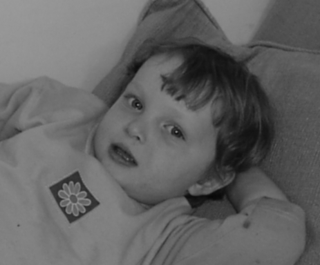
//> input picture 资料/colorization/example.bmp, 320 x 265 px
$ ./ImageFeatures colorization/example.bmp colorization/example.bmp   (built with g++ and OpenCV 4, older OpenCV classes emulated)
//> lines starting //> are read from the running program, lines starting //| are printed output that depends on the picture
#include "opencv2/highgui/highgui.hpp"
#include "opencv2/calib3d/calib3d.hpp"
#include "opencv2/imgproc/imgproc.hpp"
#include "opencv2/features2d/features2d.hpp"
#include "opencv2/nonfree/nonfree.hpp"

#include <iostream>

using namespace cv;
using namespace std;

static void help(char** argv)
{
    cout << "\n展示了两张图像之间的特征点提取和匹配方法，并利用RANSAC进行几何校验.\n" << argv[0] << "[image1] [image2]\n" << endl;
}

const string winName = "Correspondences";

enum { NONE_FILTER = 0, CROSS_CHECK_FILTER = 1 };

//简单单向匹配
static void simpleMatching( Ptr<DescriptorMatcher>& descriptorMatcher,
                     const Mat& descriptors1, const Mat& descriptors2,
                     vector<DMatch>& matches12 )
{
    vector<DMatch> matches;
    descriptorMatcher->match( descriptors1, descriptors2, matches12 );
}

//双向匹配，即如果第一张图像中的特征F1，能够在第二张图像中寻找到特征F2与之匹配，表示单向匹配上
//如果同时第二张图像的F2也能在第一张图像中寻找到F1，那么F1和F2实现了双向匹配（准确性更高）
static void crossCheckMatching( Ptr<DescriptorMatcher>& descriptorMatcher,
                         const Mat& descriptors1, const Mat& descriptors2,
                         vector<DMatch>& filteredMatches12, int knn=1 )
{
    filteredMatches12.clear();
    vector<vector<DMatch> > matches12, matches21;
    descriptorMatcher->knnMatch( descriptors1, descriptors2, matches12, knn );
    descriptorMatcher->knnMatch( descriptors2, descriptors1, matches21, knn );
    for( size_t m = 0; m < matches12.size(); m++ )
    {
        bool findCrossCheck = false;
        for( size_t fk = 0; fk < matches12[m].size(); fk++ )
        {
            DMatch forward = matches12[m][fk];

            for( size_t bk = 0; bk < matches21[forward.trainIdx].size(); bk++ )
            {
                DMatch backward = matches21[forward.trainIdx][bk];
                if( backward.trainIdx == forward.queryIdx )
                {
                    filteredMatches12.push_back(forward);
                    findCrossCheck = true;
                    break;
                }
            }
            if( findCrossCheck ) break;
        }
    }
}

int main(int argc, char** argv)
{
    if( argc != 3)
    {
        help(argv);
        return -1;
    }

    cv::initModule_nonfree();

    double ransacReprojThreshold = -1;

    cout << "< 创建特征、描述和匹配类型 ..." << endl;
    Ptr<FeatureDetector> detector = FeatureDetector::create( "SIFT" );
    Ptr<DescriptorExtractor> descriptorExtractor = DescriptorExtractor::create( "SIFT" );
    Ptr<DescriptorMatcher> descriptorMatcher = DescriptorMatcher::create( "BruteForce" );
    int mactherFilterType = CROSS_CHECK_FILTER;

	if( detector.empty() || descriptorExtractor.empty() || descriptorMatcher.empty()  )
    {
        cout << "错误参数" << endl;
        return -1;
    }

    cout << "< 读取图像..." << endl;
    Mat img1 = imread(argv[1]);
//> img1 is the input picture: 265 rows x 320 cols, CV_8UC3; min 7, max 154, mean 98.8
    Mat img2 = imread(argv[2] );

	cout << ">" << endl;

    if( img1.empty() || img2.empty())
    {
        cout << "读取错误" << endl;
        return -1;
    }

    cout << endl << "< 提取第一张图像特征点..." << endl;
    vector<KeyPoint> keypoints1;
    detector->detect( img1, keypoints1 );
//> keypoints1 = 147 keypoints; strongest (x, y, size): (71, 218, 5.9), (138, 138, 2.2), (208, 67, 37.4), (95, 203, 5.5)
    cout << keypoints1.size() << " points" << endl << ">" << endl;
//| 147 points
//| >

    cout << "< 计算第一张图像特征点描述..." << endl;
    Mat descriptors1;
    descriptorExtractor->compute( img1, keypoints1, descriptors1 );
    cout << ">" << endl;

	cout << endl << "< 提取第二张图像特征点..." << endl;
    vector<KeyPoint> keypoints2;
    detector->detect( img2, keypoints2 );
//> keypoints2 has the same summary as keypoints1
    cout << keypoints2.size() << " points" << endl << ">" << endl;
//| 147 points
//| >

    cout << "< 计算第二张图像特征点描述..." << endl;
    Mat descriptors2;
    descriptorExtractor->compute( img2, keypoints2, descriptors2 );
    cout << ">" << endl;

	cout << "< 匹配特征点..." << endl;
    vector<DMatch> filteredMatches;
    switch( mactherFilterType )
    {
    case CROSS_CHECK_FILTER :
        crossCheckMatching( descriptorMatcher, descriptors1, descriptors2, filteredMatches, 1 );
//> in crossCheckMatching, `descriptorMatcher->knnMatch( descriptors1, descriptors2, matches12, kn..`: matches12 = 147 matches
//> the loop in crossCheckMatching, `for( size_t m = 0; m < matches12.size(); m++ )` made 147 passes
//> filteredMatches = 147 matches
        break;
    default :
        simpleMatching( descriptorMatcher, descriptors1, descriptors2, filteredMatches );
    }
    cout << ">" << endl;


	Mat H12;
    vector<int> queryIdxs( filteredMatches.size() ), trainIdxs( filteredMatches.size() );

	if( ransacReprojThreshold >= 0 )
    {
        cout << "< 计算RANSAC投影矩阵..." << endl;

		for( size_t i = 0; i < filteredMatches.size(); i++ )
		{
			queryIdxs[i] = filteredMatches[i].queryIdx;
			trainIdxs[i] = filteredMatches[i].trainIdx;
		}

        vector<Point2f> points1; KeyPoint::convert(keypoints1, points1, queryIdxs);
        vector<Point2f> points2; KeyPoint::convert(keypoints2, points2, trainIdxs);
        H12 = findHomography( Mat(points1), Mat(points2), CV_RANSAC, ransacReprojThreshold );
        cout << ">" << endl;
    }

	Mat drawImg;
    if( !H12.empty() )
    {
		cout << "< 根据RANSAC投影矩阵，过滤错误匹配..." << endl;
        vector<char> matchesMask( filteredMatches.size(), 0 );
        vector<Point2f> points1; KeyPoint::convert(keypoints1, points1, queryIdxs);
        vector<Point2f> points2; KeyPoint::convert(keypoints2, points2, trainIdxs);
        Mat points1t; perspectiveTransform(Mat(points1), points1t, H12);

        double maxInlierDist = ransacReprojThreshold < 0 ? 3 : ransacReprojThreshold;
        for( size_t i1 = 0; i1 < points1.size(); i1++ )
        {
            if( norm(points2[i1] - points1t.at<Point2f>((int)i1,0)) <= maxInlierDist ) // inlier
                matchesMask[i1] = 1;
        }

		cout << "< 显示匹配情况..." << endl;
        drawMatches( img1, keypoints1, img2, keypoints2, filteredMatches, drawImg, CV_RGB(0, 255, 0), CV_RGB(0, 0, 255), matchesMask);
    }
    else
        drawMatches( img1, keypoints1, img2, keypoints2, filteredMatches, drawImg );
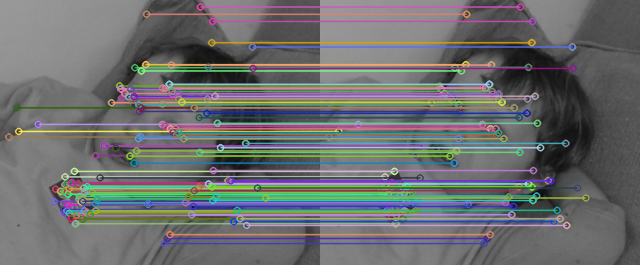
//> drawImg: 265 rows x 640 cols, CV_8UC3; mean B, G, R 110.2, 109.7, 108

	namedWindow(winName, CV_WINDOW_AUTOSIZE);
	float scale = 0.75f;
	cv::Size newSize = cv::Size(drawImg.cols*scale, drawImg.rows*scale);
//> newSize = Size(480, 198)
	resize(drawImg, drawImg, newSize);
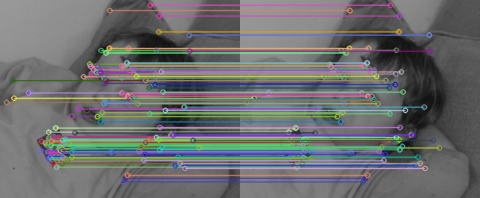
//> drawImg: 198 rows x 480 cols, CV_8UC3; mean B, G, R 109.9, 109.4, 107.8
    imshow( winName, drawImg );
	waitKey();

    return 0;
}
